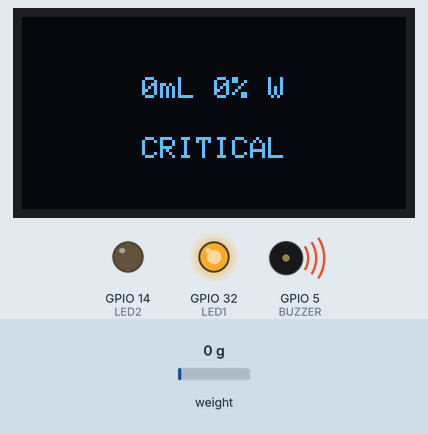
A sketch run on a simulated ESP32. On the bench: 128×64 one-colour display, output pins drawn as LEDs (lit = HIGH), buzzer (waves = sounding, pin HIGH). The inputs (shaded band) are chosen by the test bench; at power-on: weight on the scale 0 g. WiFi joins after 1.5 s; servers stay silent unless stated; uploads are accepted with an empty reply; what the sketch prints to the serial monitor is not drawn.

Above: at 10.9 s.
11.0 s: weight on the scale set to 17 g
At 12.23 s:
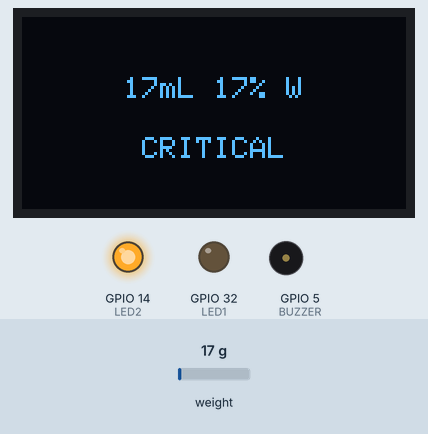
13.5 s: weight on the scale set to 22 g
At 15.0 s:
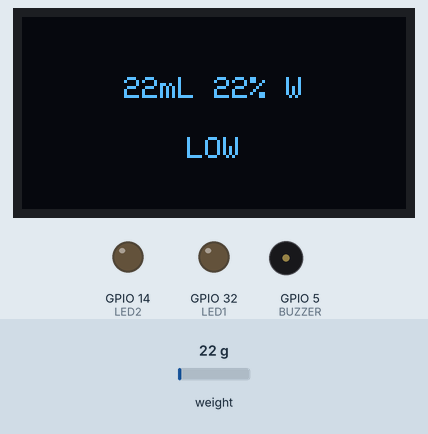
15.3 s: weight on the scale set to 46 g
At 16.6 s:
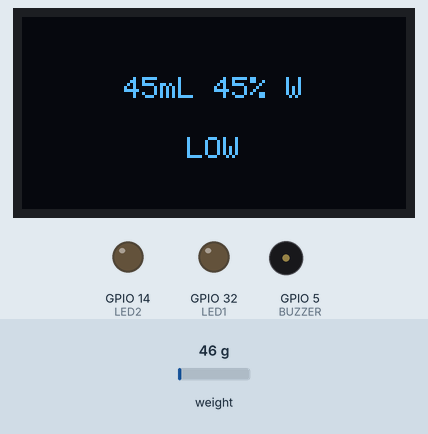
17.6 s: weight on the scale set to 55 g
At 19.0 s:
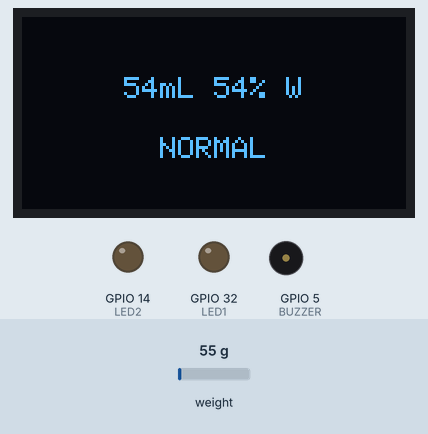
Timing chart, 0 to 20.6 s (numbered marks = the images above; inputs shaded):
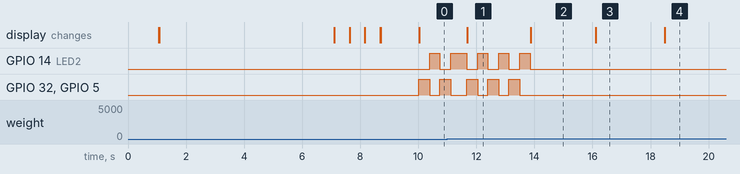

Measured:
- the behaviour switches between 19 and 20 g on weight on the scale (found by bisection; images 1 and 2)
- the behaviour switches between 50 and 51 g on weight on the scale (found by bisection; images 3 and 4)
- after the input at 11.0 s, the display: changes after 0.69 s (image 1)
- after the input at 13.5 s, GPIO 14 (LED2): goes on until 13.8 s, then stays LOW; GPIO 32 (LED1), GPIO 5 (BUZZER): stops changing and stays LOW; the display: changes after 0.38 s (image 2)
- after the input at 15.3 s, the display: changes after 0.81 s (image 3)
- after the input at 17.6 s, the display: changes after 0.89 s (image 4)
- by itself, GPIO 14 (LED2): repeats every 0.73 s: LOW 0.38 s, HIGH 0.35 s
- by itself, GPIO 32 (LED1), GPIO 5 (BUZZER): repeats every 0.73 s: HIGH 0.38 s, LOW 0.35 s

The sketch:

smart_iv_firebase.ino
```cpp
#include <WiFi.h>
#include <HTTPClient.h>
#include "HX711.h"
#include <Wire.h>
#include <Adafruit_GFX.h>
#include <Adafruit_SSD1306.h>
#include "config.h"

// ================= DEVICE =================
const char* DEVICE_ID = SMARTIV_DEVICE_ID;
const char* RTDB_URL = SMARTIV_FIREBASE_DATABASE_URL;

// ================= VARIABLES =================
float weight_kg = 0;
float volume_ml = 0;

float calibration = 270300;

float max_volume = 100.0;
float percentage = 0.0;
String statusText = "INIT";

// ================= OLED =================
#define SCREEN_WIDTH 128
#define SCREEN_HEIGHT 64
Adafruit_SSD1306 display(SCREEN_WIDTH, SCREEN_HEIGHT, &Wire, -1);

// ================= PINS =================
#define DT 18
#define SCK 19

#define BUZZER 5
#define LED1 32
#define LED2 14

// ================= WIFI =================
const char* ssid = SMARTIV_WIFI_SSID;
const char* password = SMARTIV_WIFI_PASSWORD;

HX711 scale;

unsigned long lastUpload = 0;
unsigned long lastDisplay = 0;
unsigned long lastBlink = 0;
unsigned long lastBuzz = 0;

float lastSentVolume = 0;

bool ledState = false;
bool buzzerState = false;

// ================= FAST READ =================
float fast_read() {
  if (scale.is_ready()) {
    return scale.get_units(3);
  }
  return weight_kg;
}

// ================= DISPLAY =================
void drawCentered(String line1, String line2) {
  display.clearDisplay();
  display.setTextSize(1);
  display.setTextColor(SSD1306_WHITE);

  int16_t x1, y1;
  uint16_t w, h;

  display.getTextBounds(line1, 0, 0, &x1, &y1, &w, &h);
  display.setCursor((128 - w) / 2, 20);
  display.print(line1);

  display.getTextBounds(line2, 0, 0, &x1, &y1, &w, &h);
  display.setCursor((128 - w) / 2, 40);
  display.print(line2);

  display.display();
}

// =========================================================
void setup() {
  Serial.begin(115200);
  delay(1000);

  Wire.begin(33, 25);

  if (!display.begin(SSD1306_SWITCHCAPVCC, 0x3C)) {
    Serial.println("OLED not found");
    while (true);
  }

  pinMode(BUZZER, OUTPUT);
  pinMode(LED1, OUTPUT);
  pinMode(LED2, OUTPUT);

  drawCentered("Smart IV Boot", "Initializing");

  scale.begin(DT, SCK);
  scale.set_scale(calibration);

  drawCentered("Taring...", "Keep hook only");
  delay(5000);
  scale.tare();

  drawCentered("Connecting WiFi", "");
  Serial.print("[WIFI] Connecting");

  WiFi.begin(ssid, password);
  WiFi.setSleep(false);

  int attempts = 0;
  while (WiFi.status() != WL_CONNECTED) {
    delay(500);
    attempts++;
    Serial.print(".");
    drawCentered("Connecting WiFi", "Try: " + String(attempts));
    if (attempts > 40) ESP.restart();
  }

  Serial.println("\n[WIFI] Connected");
  drawCentered("WiFi Connected", "");
  delay(1000);
}

// =========================================================
int firebaseRequest(const String& path, const String& json) {
  HTTPClient http;
  String url = String(RTDB_URL) + path + ".json";

  http.begin(url);
  http.addHeader("Content-Type", "application/json");

  int code = http.PUT(json);
  http.end();

  return code;
}

// =========================================================
void loop() {

  if (WiFi.status() != WL_CONNECTED) {
    WiFi.begin(ssid, password);
  }

  // -------- READ --------
  float reading = fast_read();
  if (abs(reading) < 0.001) reading = 0;

  weight_kg = reading;
  volume_ml = weight_kg * 1000.0;
  percentage = (volume_ml / max_volume) * 100.0;

  // -------- STATUS --------
  if (percentage >= 50) statusText = "NORMAL";
  else if (percentage >= 20) statusText = "LOW";
  else statusText = "CRITICAL";

  // -------- ALERT SYSTEM --------
  if (percentage < 20) {

    // 🔊 Pulsed buzzer (soft beeps)
    if (millis() - lastBuzz > (buzzerState ? 50 : 250)) {
      lastBuzz = millis();
      buzzerState = !buzzerState;
      digitalWrite(BUZZER, buzzerState);
    }

    // 🔴 Alternate blinking LEDs
    if (millis() - lastBlink > 30) {
      lastBlink = millis();
      ledState = !ledState;

      digitalWrite(LED1, ledState);
      digitalWrite(LED2, !ledState);
    }

  } else {
    digitalWrite(BUZZER, LOW);
    digitalWrite(LED1, LOW);
    digitalWrite(LED2, LOW);
  }

  // -------- SERIAL --------
  Serial.print("Volume: ");
  Serial.print(volume_ml, 1);
  Serial.print(" mL | ");
  Serial.print(percentage, 1);
  Serial.print(" % | ");
  Serial.println(statusText);

  // -------- OLED --------
  if (millis() - lastDisplay > 500) {
    lastDisplay = millis();

    String line1 = String((int)volume_ml) + "mL " + String((int)percentage) + "% ";
    line1 += (WiFi.status() == WL_CONNECTED) ? "W" : "X";

    drawCentered(line1, statusText);
  }

  // -------- FIREBASE --------
  if (millis() - lastUpload > 300 && WiFi.status() == WL_CONNECTED) {
    lastUpload = millis();

    if (abs(volume_ml - lastSentVolume) > 1.0) {
      lastSentVolume = volume_ml;

      String json = "{\"weight\":" + String(weight_kg, 3) +
                    ",\"percentage\":" + String(percentage, 1) +
                    ",\"ts\":" + String(millis()) + "}";

      firebaseRequest("devices/" + String(DEVICE_ID) + "/latest", json);

      Serial.println("[FIREBASE FAST]");
    }
  }

  delay(50);
}
```

config.example.h
```cpp
#ifndef CONFIG_H
#define CONFIG_H

#define SMARTIV_WIFI_SSID "YOUR_WIFI_NAME"
#define SMARTIV_WIFI_PASSWORD "YOUR_WIFI_PASSWORD"

#define SMARTIV_FIREBASE_API_KEY "YOUR_FIREBASE_API_KEY"
#define SMARTIV_FIREBASE_DATABASE_URL "https://YOUR_PROJECT-default-rtdb.firebaseio.com/"

#define SMARTIV_DEVICE_ID "YOUR_DEVICE_ID"

#define SMARTIV_THINGSPEAK_CHANNEL_ID 1234567UL
#define SMARTIV_THINGSPEAK_WRITE_API_KEY "YOUR_THINGSPEAK_WRITE_API_KEY"

#endif
```
